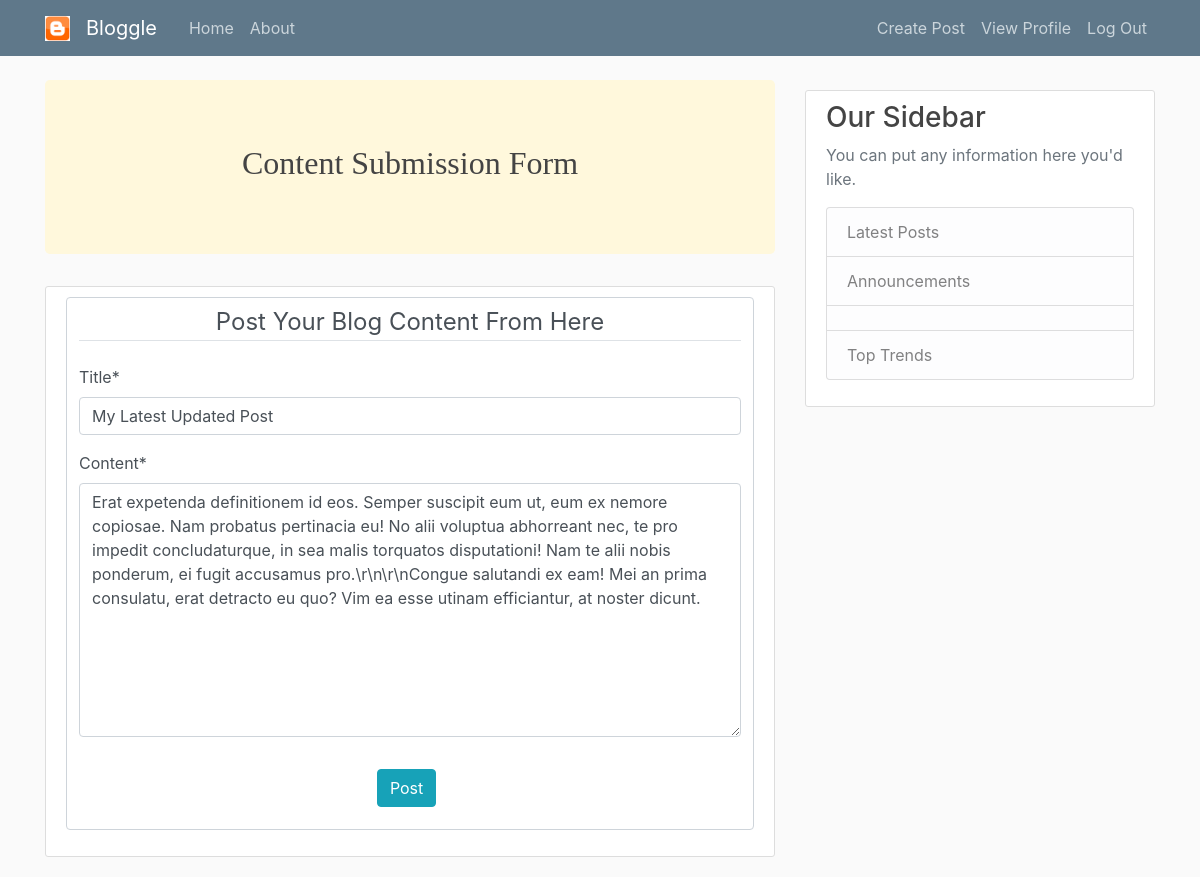
Screenshot of /blog/post/31/update/ (signed in) with the database file from the repository.
### blog/models.py (models this page shows, shortened)
class Post(models.Model):
    title = models.CharField(max_length=70)
    content = models.TextField()
    date_posted = models.DateTimeField(default=timezone.now)
    author = models.ForeignKey(User, on_delete=models.CASCADE)

### blog/views.py (the view, shortened to what this page needs)
# urls.py: path('post/<int:pk>/update/', blog_views.PostUpdateView.as_view(), name='post-update'),
class PostUpdateView(LoginRequiredMixin, UserPassesTestMixin, UpdateView):
    model = Post
    fields = ['title', 'content']
    def test_func(self):
        post = self.get_object()
        if post.author == self.request.user:
            return True
        else:
            return False

### templates/Blog/post_form.html (shortened to what this page needs)
{% extends 'Blog/base.html' %}
{% load crispy_forms_tags %}
{% block content %}
    <div class="jumbotron" style="background-color: cornsilk; font-family: 'Bookman Old Style';">
        <h2 align="center">Content Submission Form</h2>
    </div>
    <div class="content-section" >
        <form class="form-control" method="post">
            <fieldset class="form-group" >
                <legend class="border-bottom mb-4" align="center">Post Your Blog Content From Here</legend>
                    {{ form|crispy }}
            </fieldset>
        <div class="form-group" style="margin-left: 45%">
            <button class="btn btn-info" type="submit">Post</button>
        </div>
        </form>
    </div>
{% endblock %}

### static/blog/base.css (style rules this page uses)
body { background: #fafafa; color: #333333; margin-top: 5rem; }
h1, h2, h3, h4, h5, h6 { color: #444444; }
.content-section { background: #ffffff; padding: 10px 20px; border: 1px solid #dddddd; border-radius: 3px; margin-bottom: 20px; margin-top: 10px; }

### rows the page displays
Post: title "My Latest Updated Post", content "Erat expetenda definitionem id eos. Semper suscipit eum ut, eum ex nemore copiosae. Nam probatus pertinacia eu! No alii voluptua abhorreant nec, te pro impedit concludaturque, in sea malis torquatos disputationi! Nam te alii nobis ponderum, ei fugit accusamus pro.\\r\\n\\r\\nCongue salutandi ex eam! Mei an prima consulatu, erat detracto eu quo? Vim ea esse utinam efficiantur, at noster dicunt."
